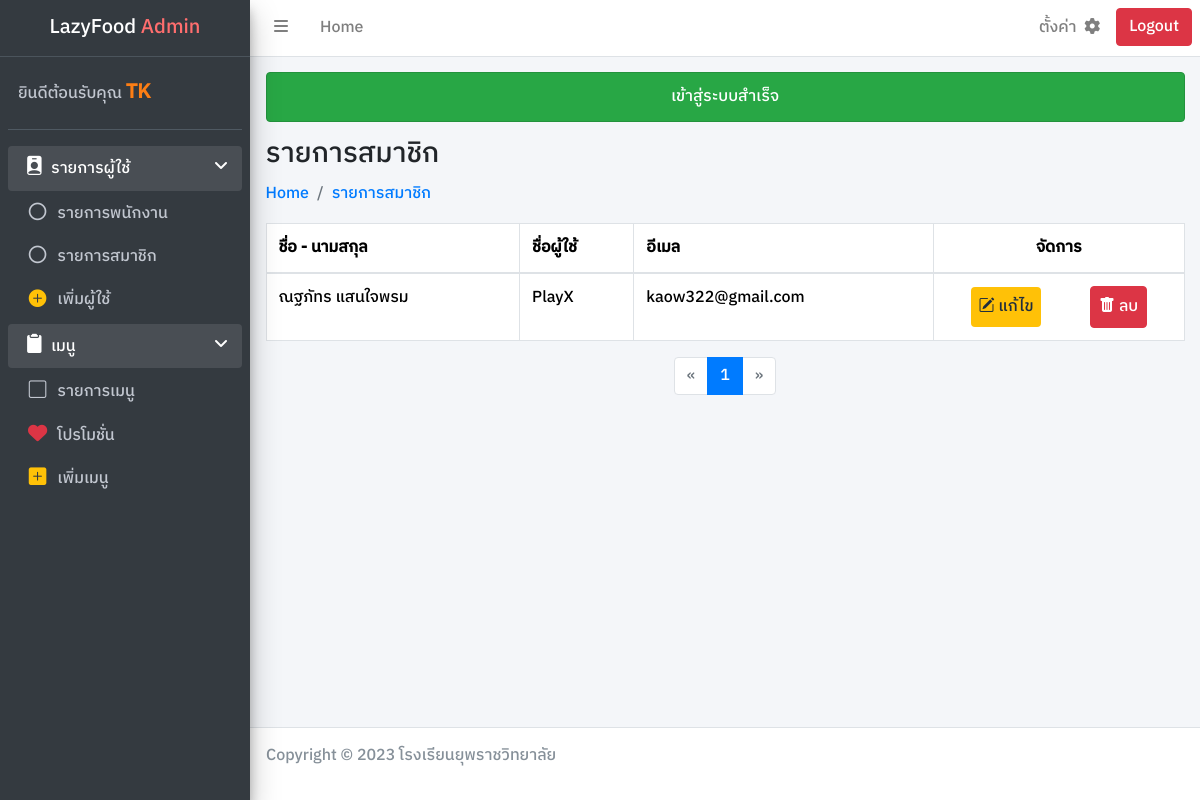
The app's page /admin/listclient.php (signed in) with its own data.
### tables this page shows
CREATE TABLE `User` (
  `u_id` int(11) NOT NULL,
  `u_fname` varchar(255) NOT NULL,
  `u_username` varchar(255) NOT NULL,
  `u_email` varchar(255) NOT NULL,
  `u_pass` varchar(255) NOT NULL,
  `u_rank` varchar(255) NOT NULL
);

### connect/server.php (called while the page is built, shortened)
<?php session_start();
    class DB_conn {
        function __construct() {
            $conn = mysqli_connect(DB_host, DB_user, DB_pass, DB_name);
            $this->dbconn = $conn;
        }
    }

### class/user_db.php (called while the page is built, shortened)
<?php require_once '../connect/server.php';
    class User_DB extends DB_conn {
        public function readuserrank($rank, $page = 1, $recordsPerPage = 10) {
            $username = $_SESSION['name'];
            $totalRecordsQuery = "SELECT COUNT(*) as total FROM User WHERE u_rank = '$rank'";
            $totalRecordsResult = mysqli_query($this->dbconn, $totalRecordsQuery);
            $totalRecordsRow = mysqli_fetch_assoc($totalRecordsResult);
            $totalRecords = $totalRecordsRow['total'];
            $totalPages = ceil($totalRecords / $recordsPerPage);
            $page = max(1, min($page, $totalPages));
            $start = ($page - 1) * $recordsPerPage;
            $sql = "SELECT * FROM User WHERE u_rank = '$rank' AND u_username != '$username' LIMIT $start, $recordsPerPage";
            $result = mysqli_query($this->dbconn, $sql);
            return [
                'result' => $result,
                'totalPages' => $totalPages
            ];
        }
    }

### admin/listclient.php (the view, shortened to what this page needs)
<?php require_once '../connect/server.php';
require_once '../class/user_db.php';
    $dbuser = new User_DB();
    $page = isset($_GET['page']) ? $_GET['page'] : 1;
    $paginationData = $dbuser->readuserrank("สมาชิก", $page);
    $readuser = $paginationData['result'];
    $totalPages = $paginationData['totalPages'];
?>
<!DOCTYPE html>
<html lang="en">
<head>
    <link rel="stylesheet" href="../framework/css/bootstrap.min.css">
    <link rel="stylesheet" href="https://cdn.jsdelivr.net/npm/bootstrap-icons@1.11.2/font/bootstrap-icons.min.css">
    <link rel="stylesheet" href="../framework/css/adminlte.min.css">
    <link rel="stylesheet" href="https://cdnjs.cloudflare.com/ajax/libs/font-awesome/6.2.1/css/all.min.css">
    <link rel="stylesheet" href="../dist/css/main.css">
</head>
<body class="wrapper">
    <?php include_once './component/navbar.php'; ?>
    <?php include_once './component/sidebar.php'; ?>
    <div class="content-wrapper">
        <div class="content-header">
            <div class="container-fluid">
                <div>
                    <?php include_once './component/succeed.php' ?>
                </div>
                <div >
                    <h3 class="">รายการสมาชิก</h3>
                </div>
                <div>
                    <nav aria-label="breadcrumb">
                        <ol class="breadcrumb">
                            <li class="breadcrumb-item"><a href="./adminpage.php">Home</a></li>
                            <li class="breadcrumb-item"><a href="./listclient.php">รายการสมาชิก</a></li>
                        </ol>
                    </nav>
                </div>
            </div>
        </div>
        <div class="content">
            <div class="container-fluid">
                <div class="row">
                    <div class="col-12 w-100">
                        <div class="table-responsive">
                            <table class="table table-hover table-bordered">
                                <thead>
                                    <tr>
                                        <th scope="col">ชื่อ - นามสกุล</th>
                                        <th scope="col">ชื่อผู้ใช้</th>
                                        <th scope="col">อีเมล</th>
                                        <th scope="col" class="text-center">จัดการ</th>
                                    </tr>
                                </thead>
                                <tbody class="table-group-divider">
                                    <?php while ($row = mysqli_fetch_assoc($readuser)) { ?>
                                        <tr>
                                            <td><?php echo $row['u_fname'] ?></td>
                                            <td><?php echo $row['u_username'] ?></td>
                                            <td><?php echo $row['u_email'] ?></td>
                                            <td>
                                                <div class="d-flex text-center">
                                                    <a href="./editclient.php?userid=<?php echo $row['u_id']; ?>" class="bi bi-pencil-square m-auto p-2 btn-warning rounded" role="button"> แก้ไข</a>
                                                    <button type="submit" name="deluser" class="bi bi-trash-fill m-auto btn btn-danger p-2 rounded" value="<?php echo $row['u_id'] ?>" onclick="return confirmdelete()"> ลบ</button>
                                                </div>
                                            </td>
                                        </tr>
                                    <?php } ?>
                                </tbody>
                            </table>
                        </div>
                    </div>
                </div>
            </div>
        </div>
        <div class="d-flex justify-content-center">
            <nav aria-label="Page navigation">
                <ul class="pagination">
                    <?php
                    echo "<li class='page-item " . ($page == 1 ? 'disabled' : '') . "'>";
                    echo "<a class='page-link' href='?page=" . ($page - 1) . "' aria-label='Previous'>";
                    echo "<span aria-hidden='true'>&laquo;</span></a></li>";
                    for ($i = 1; $i <= $totalPages; $i++) {
                        echo "<li class='page-item " . ($page == $i ? 'active' : '') . "'>";
                        echo "<a class='page-link' href='?page=$i'>$i</a></li>";
                    }
                    echo "<li class='page-item " . ($page >= $totalPages ? 'disabled' : '') . "'>";
                    echo "<a class='page-link' href='?page=" . ($page + 1) . "' aria-label='Next'>";
                    echo "<span aria-hidden='true'>&raquo;</span></a></li>";
                    ?>
                </ul>
            </nav>
        </div>
    </div>
    <?php include_once './component/footer.php'; ?>
</body>
</html>

### records on screen
user: u_fname "ณฐภัทร แสนใจพรม", u_username "PlayX", u_email "kaow322@gmail.com", $row['u_id'] 3 (drawn)

### other values on screen
$_SESSION['name'] "TK"
$_SESSION['succeed'] "เข้าสู่ระบบสำเร็จ"
